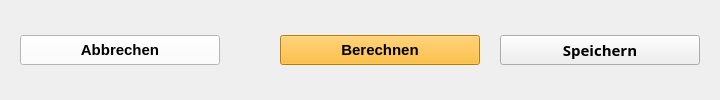
       <widget class="QFrame" name="horizontalFrame">
        <layout class="QHBoxLayout" name="horizontalLayout_5">
         <property name="spacing">
          <number>20</number>
         </property>
         <property name="leftMargin">
          <number>20</number>
         </property>
         <property name="topMargin">
          <number>10</number>
         </property>
         <property name="rightMargin">
          <number>20</number>
         </property>
         <property name="bottomMargin">
          <number>10</number>
         </property>
         <item>
          <widget class="QPushButton" name="la_calculate_btn_2">
           <property name="minimumSize">
            <size>
             <width>200</width>
             <height>30</height>
            </size>
           </property>
           <property name="maximumSize">
            <size>
             <width>16777215</width>
             <height>16777215</height>
            </size>
           </property>
           <property name="font">
            <font>
             <pointsize>11</pointsize>
             <weight>75</weight>
             <bold>true</bold>
            </font>
           </property>
           <property name="toolTip">
            <string>Berechnet alle Werte aus der blauen Tablle uns setzt sie in die grüne ein</string>
           </property>
           <property name="styleSheet">
            <string notr="true">

QPushButton {
background-color:white;
}

QPushButton:hover {
border: 2px solid red;
}
</string>
           </property>
           <property name="text">
            <string>Abbrechen</string>
           </property>
           <property name="icon">
            <iconset resource="../assets/icons.qrc">
             <normaloff>:/icons/icons8-close-window-96.png</normaloff>:/icons/icons8-close-window-96.png</iconset>
           </property>
           <property name="iconSize">
            <size>
             <width>20</width>
             <height>20</height>
            </size>
           </property>
          </widget>
         </item>
         <item>
          <spacer name="horizontalSpacer_4">
           <property name="orientation">
            <enum>Qt::Horizontal</enum>
           </property>
           <property name="sizeHint" stdset="0">
            <size>
             <width>40</width>
             <height>20</height>
            </size>
           </property>
          </spacer>
         </item>
         <item>
          <widget class="QPushButton" name="la_calculate_btn">
           <property name="minimumSize">
            <size>
             <width>200</width>
             <height>30</height>
            </size>
           </property>
           <property name="maximumSize">
            <size>
             <width>300</width>
             <height>16777215</height>
            </size>
           </property>
           <property name="font">
            <font>
             <pointsize>11</pointsize>
             <weight>75</weight>
             <bold>true</bold>
            </font>
           </property>
           <property name="toolTip">
            <string>Berechnet alle Werte aus der blauen Tablle uns setzt sie in die grüne ein</string>
           </property>
           <property name="styleSheet">
            <string notr="true">background-color:rgb(255, 175, 14)
</string>
           </property>
           <property name="text">
            <string>Berechnen</string>
           </property>
           <property name="icon">
            <iconset resource="../assets/icons.qrc">
             <normaloff>:/icons/icons8-math-96.png</normaloff>:/icons/icons8-math-96.png</iconset>
           </property>
           <property name="iconSize">
            <size>
             <width>20</width>
             <height>20</height>
            </size>
           </property>
          </widget>
         </item>
         <item>
          <widget class="QPushButton" name="save_la_btn">
           <property name="sizePolicy">
            <sizepolicy hsizetype="Preferred" vsizetype="Fixed">
             <horstretch>0</horstretch>
             <verstretch>0</verstretch>
            </sizepolicy>
           </property>
           <property name="minimumSize">
            <size>
             <width>200</width>
             <height>30</height>
            </size>
           </property>
           <property name="maximumSize">
            <size>
             <width>16777215</width>
             <height>16777215</height>
            </size>
           </property>
           <property name="font">
            <font>
             <family>Leelawadee</family>
             <pointsize>11</pointsize>
             <weight>75</weight>
             <bold>true</bold>
            </font>
           </property>
           <property name="layoutDirection">
            <enum>Qt::LeftToRight</enum>
           </property>
           <property name="styleSheet">
            <string notr="true"/>
           </property>
           <property name="text">
            <string>Speichern</string>
           </property>
           <property name="icon">
            <iconset resource="../assets/icons.qrc">
             <normaloff>:/icons/icons8-checked-checkbox-96.png</normaloff>:/icons/icons8-checked-checkbox-96.png</iconset>
           </property>
           <property name="iconSize">
            <size>
             <width>20</width>
             <height>20</height>
            </size>
           </property>
          </widget>
         </item>
        </layout>
       </widget>
